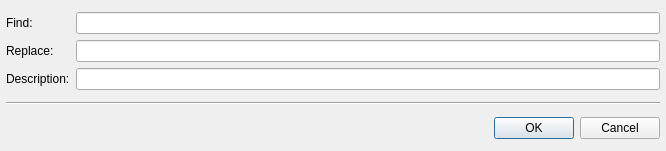
<ui version="4.0" >
 <author>Pere Constans</author>
 <class>c2bConfigureFR</class>
 <widget class="QDialog" name="c2bConfigureFR" >
  <property name="geometry" >
   <rect>
    <x>0</x>
    <y>0</y>
    <width>666</width>
    <height>151</height>
   </rect>
  </property>
  <property name="sizePolicy" >
   <sizepolicy vsizetype="Preferred" hsizetype="Preferred" >
    <horstretch>0</horstretch>
    <verstretch>0</verstretch>
   </sizepolicy>
  </property>
  <property name="windowTitle" >
   <string>Edit Find-Replace - cb2Bib</string>
  </property>
  <layout class="QGridLayout" >
   <property name="margin" >
    <number>6</number>
   </property>
   <property name="spacing" >
    <number>6</number>
   </property>
   <item row="2" column="1" >
    <widget class="QDialogButtonBox" name="buttonBox" >
     <property name="layoutDirection" >
      <enum>Qt::LeftToRight</enum>
     </property>
     <property name="autoFillBackground" >
      <bool>true</bool>
     </property>
     <property name="orientation" >
      <enum>Qt::Horizontal</enum>
     </property>
     <property name="standardButtons" >
      <set>QDialogButtonBox::Cancel|QDialogButtonBox::Ok</set>
     </property>
     <property name="centerButtons" >
      <bool>false</bool>
     </property>
    </widget>
   </item>
   <item row="2" column="0" >
    <spacer>
     <property name="orientation" >
      <enum>Qt::Horizontal</enum>
     </property>
     <property name="sizeType" >
      <enum>QSizePolicy::Expanding</enum>
     </property>
     <property name="sizeHint" stdset="0" >
      <size>
       <width>271</width>
       <height>20</height>
      </size>
     </property>
    </spacer>
   </item>
   <item row="1" column="0" colspan="2" >
    <widget class="Line" name="line2" >
     <property name="frameShape" >
      <enum>QFrame::HLine</enum>
     </property>
     <property name="frameShadow" >
      <enum>QFrame::Sunken</enum>
     </property>
     <property name="orientation" >
      <enum>Qt::Horizontal</enum>
     </property>
    </widget>
   </item>
   <item row="0" column="0" colspan="2" >
    <layout class="QGridLayout" >
     <property name="margin" >
      <number>0</number>
     </property>
     <property name="spacing" >
      <number>6</number>
     </property>
     <item row="2" column="0" >
      <widget class="QLabel" name="textLabel3" >
       <property name="text" >
        <string>Description:</string>
       </property>
      </widget>
     </item>
     <item row="0" column="0" >
      <widget class="QLabel" name="textLabel1" >
       <property name="text" >
        <string>Find:</string>
       </property>
      </widget>
     </item>
     <item row="1" column="0" >
      <widget class="QLabel" name="textLabel2" >
       <property name="text" >
        <string>Replace:</string>
       </property>
      </widget>
     </item>
     <item row="0" column="1" >
      <widget class="c2bLineEdit" name="lineEditFind" />
     </item>
     <item row="1" column="1" >
      <widget class="c2bLineEdit" name="lineEditReplace" />
     </item>
     <item row="2" column="1" >
      <widget class="c2bLineEdit" name="lineEditDescription" />
     </item>
    </layout>
   </item>
  </layout>
 </widget>
 <layoutdefault spacing="6" margin="11" />
 <customwidgets>
  <customwidget>
   <class>c2bLineEdit</class>
   <extends>QLineEdit</extends>
   <header>c2bLineEdit.h</header>
  </customwidget>
 </customwidgets>
 <tabstops>
  <tabstop>lineEditFind</tabstop>
  <tabstop>lineEditReplace</tabstop>
  <tabstop>lineEditDescription</tabstop>
 </tabstops>
 <resources/>
 <connections>
  <connection>
   <sender>buttonBox</sender>
   <signal>rejected()</signal>
   <receiver>c2bConfigureFR</receiver>
   <slot>reject()</slot>
   <hints>
    <hint type="sourcelabel" >
     <x>637</x>
     <y>119</y>
    </hint>
    <hint type="destinationlabel" >
     <x>104</x>
     <y>117</y>
    </hint>
   </hints>
  </connection>
  <connection>
   <sender>buttonBox</sender>
   <signal>accepted()</signal>
   <receiver>c2bConfigureFR</receiver>
   <slot>accept()</slot>
   <hints>
    <hint type="sourcelabel" >
     <x>558</x>
     <y>122</y>
    </hint>
    <hint type="destinationlabel" >
     <x>24</x>
     <y>118</y>
    </hint>
   </hints>
  </connection>
 </connections>
</ui>
